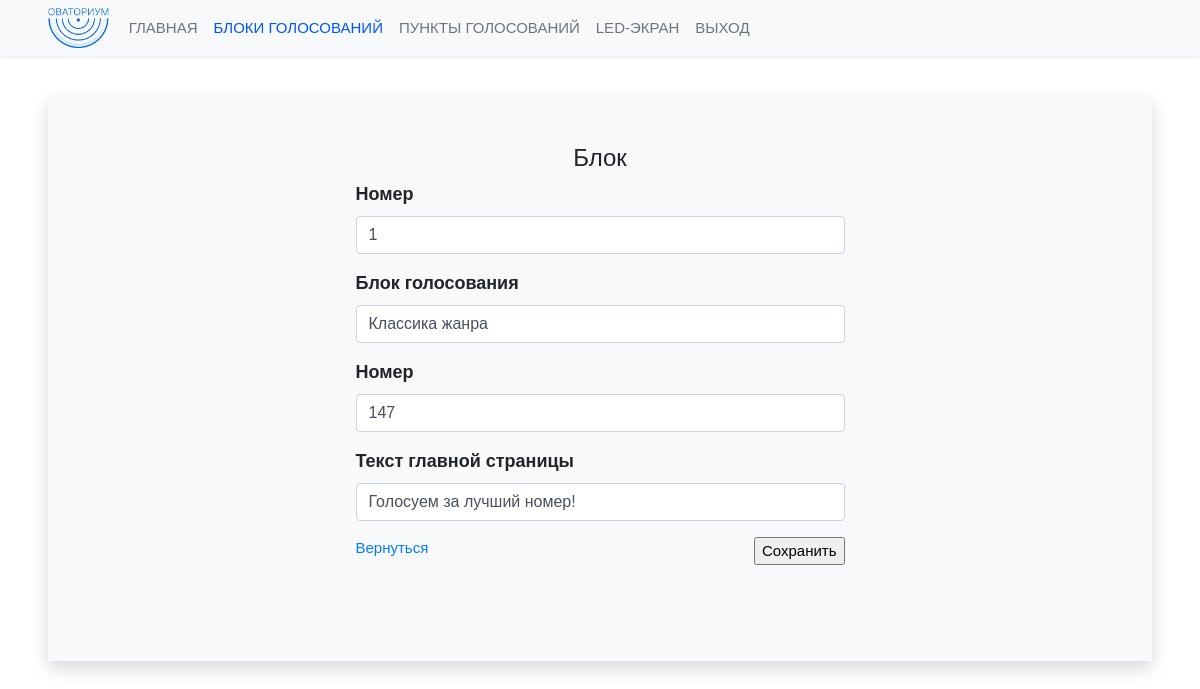
Page /publicvotes/edit/3 (signed in) on the committed database.
### publicvotes/models.py (models this page shows, shortened)
class Theme(models.Model):
	main_title = models.CharField(verbose_name="Текст главной страницы", max_length=250, blank=True)
	title = models.CharField(verbose_name="Блок голосования", max_length=250, blank=True)
	number = models.DecimalField(verbose_name="Номер", max_digits=2, decimal_places=0, default=1, blank=False)
	current = models.BooleanField("Текущее голосования", default=False)
	active = models.BooleanField("Активное голосования", default=False)
	zoom = models.BooleanField("Активное голосования", default=False)
	show_timer = models.BooleanField("Показывать таймер", default=False)
	count = models.DecimalField(verbose_name="Номер", max_digits=4, decimal_places=0, default=180, blank=False)
	theme_token = models.CharField(verbose_name="Токен", max_length=250, blank=True)
	registration_date = models.DateField(verbose_name="Дата создания", default=date.today)
	class Meta:
		ordering = ['title']
		verbose_name='Блок голосования'
		verbose_name_plural='Блоки голосований'

### publicvotes/views.py (the view, shortened to what this page needs)
# urls.py: path('edit/<int:pk>', edit_theme, name = 'edit_theme'),
@login_required(login_url='/login/')
def edit_theme(request, pk = None):
	if not request.user.profile.admin_access:
		return redirect('home')
	theme = Theme.objects.filter(pk = pk).first()
	if not theme:
		return redirect('publicvotes:themes')
	form = ThemeForm(instance=theme, label_suffix='')
	args = {
		'menu': 'blocks',
		'theme': theme,
		'form': form,
	}
	return render(request, 'publicvotes/edit_theme.html', args)

### publicvotes/forms.py
class ThemeForm(forms.ModelForm):
	class Meta:
		model = Theme
		fields = ('number', 'title', 'count', 'main_title')
	def __init__(self, *args, **kwargs):
		super().__init__(*args, **kwargs)
		for field in self.fields:
			self.fields[field].widget.attrs.update({'class': 'form-control', 'autocomplete':'false'})
			self.fields[field].required=True

### vote/utils.py (called while the page is built)
def base_context(request):
	protocol = 'http://'
	if request.is_secure():
		protocol = 'https://'
	no_user = protocol + str(get_current_site(request)) + settings.STATIC_URL + 'img/no-user.jpg'
	no_image = protocol + str(get_current_site(request)) + settings.STATIC_URL + 'img/no-image.png'
	cookie_flag = True
	if "coockes" in request.session:
		cookie_flag = False
		if request.user.is_authenticated:
			if request.session['coockes'] == '1' and not request.user.profile.cookies_agree:
				request.user.profile.cookies_agree = True
				request.user.profile.save()
	else:
		if request.user.is_authenticated:
			if request.user.profile.cookies_agree:
				cookie_flag = False
				request.session['coockes'] = '1'
	args = {
		'cookie_flag': cookie_flag,
		'no_user': no_user,
		'no_image': no_image,
	}
	return args

### publicvotes/templates/publicvotes/edit_theme.html (shortened to what this page needs)
{% extends 'base.html' %}
{% load static %}
{% block content %}
	<h4 class="display-5 text-center mt-5 mt-md-0">Блок <b>{{ section }}</b></h4>
	<div class="row">
		<div class="col-md-6 mx-auto mb-5">
			<form action="" method="post" , autocomplete="false"> {% csrf_token %}
				{{form.as_p}}
				<div class="row align-middle">
					<div class="col-6 text-left">
						<a href="{% url 'publicvotes:themes' %}">Вернуться</a>
					</div>
					<div class="col-6 text-right">
						<input type="submit" value="Сохранить">
					</div>
				</div>
				</div>
		</div>
	</div>
{% endblock %}

### static/css/style.css (style rules this page uses)
body { font-family: 'Montserrat', sans-serif; font-style: normal; font-size: 15px !important; }
label { font-size: 120%; font-weight: bold; }

### rows in the picture
Theme: number "1", title "Классика жанра", count "147", main_title "Голосуем за лучший номер!"
